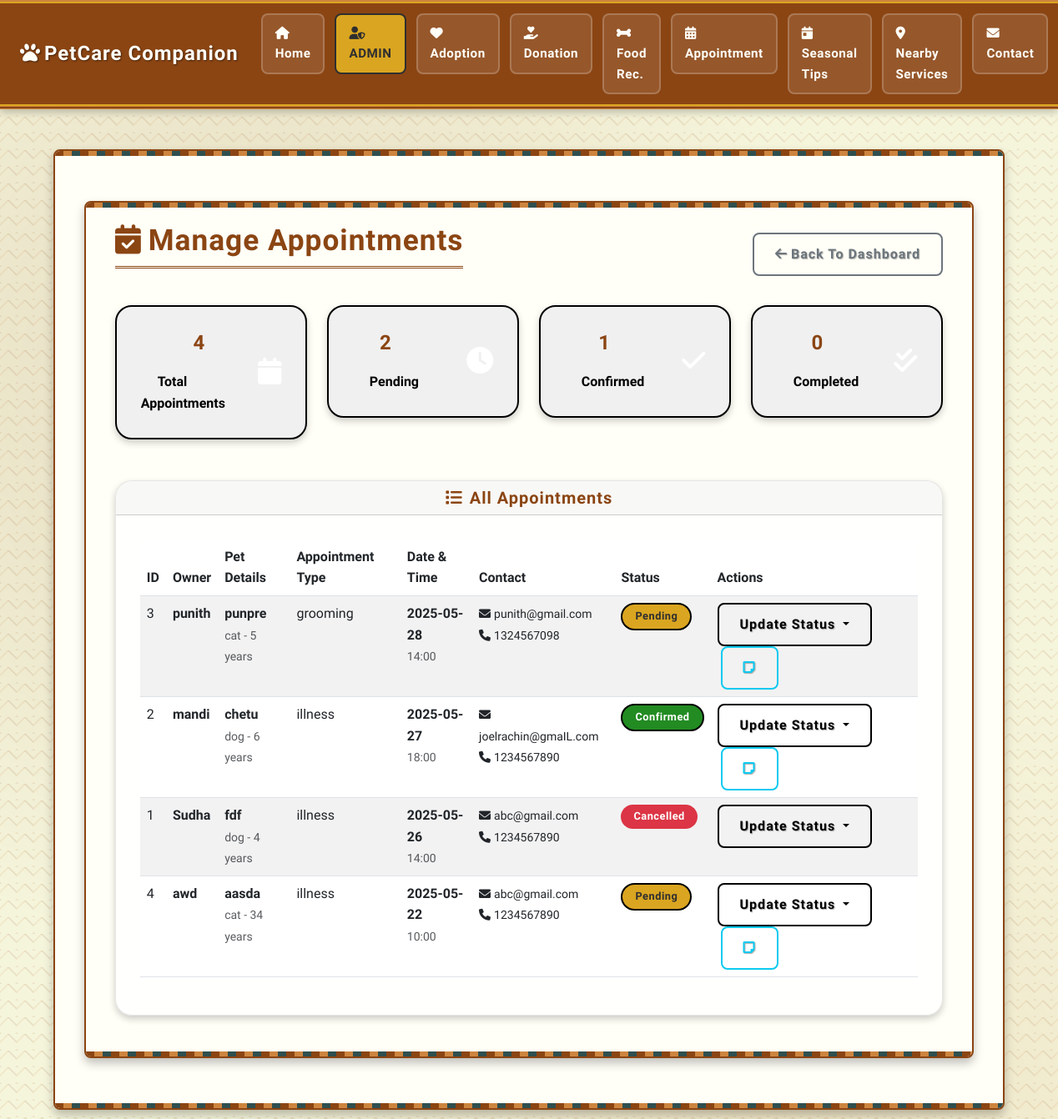
Page /admin/appointments (signed in, upper part) on the earlier database version.
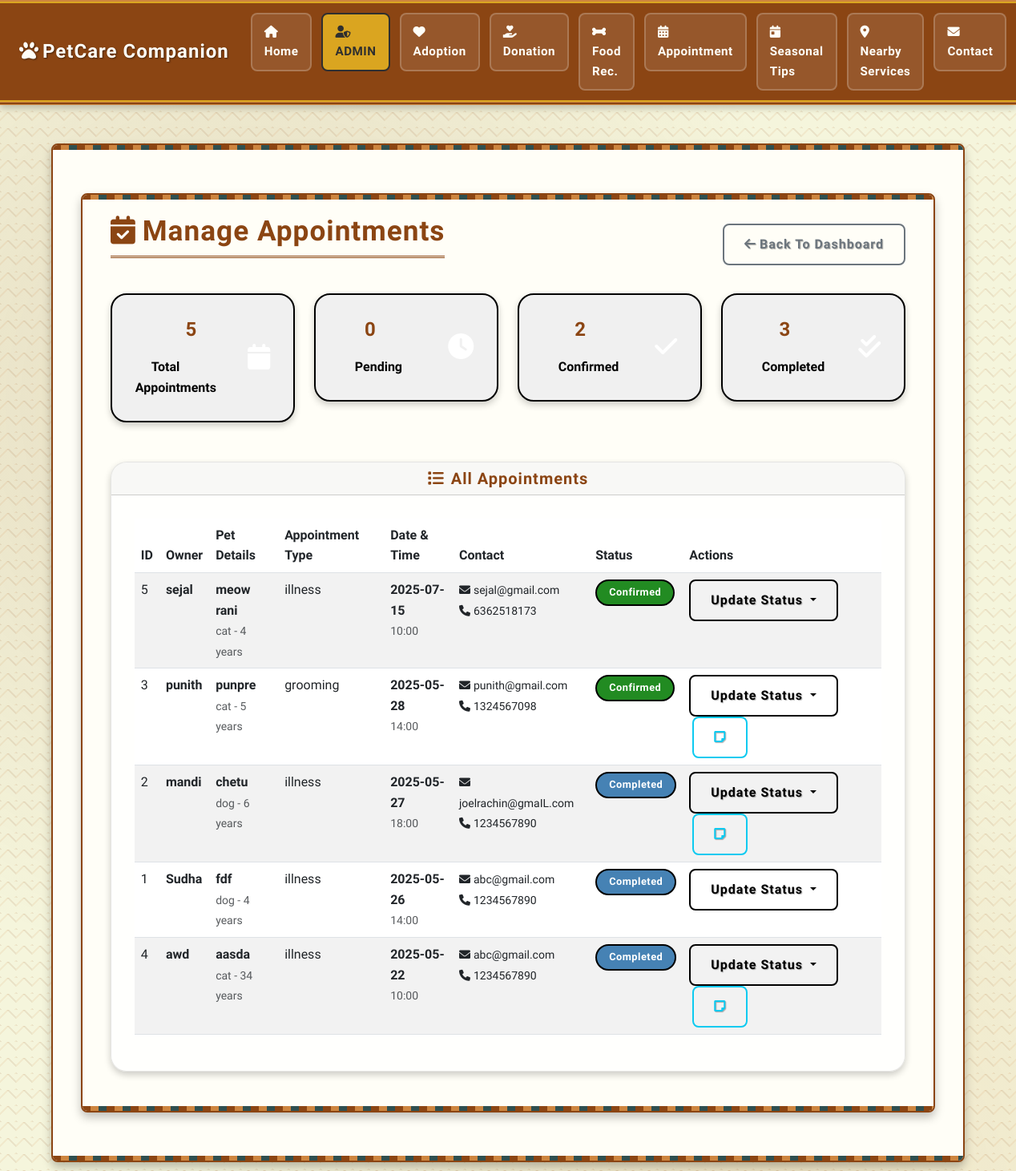
Same page on the later database version.
### app.py (models this page shows)
class Appointment(db.Model):
    __tablename__ = 'appointments'
    id = db.Column(db.Integer, primary_key=True)
    owner_name = db.Column(db.String(100), nullable=False)
    email = db.Column(db.String(120), nullable=False)
    phone = db.Column(db.String(20), nullable=False)
    pet_name = db.Column(db.String(100), nullable=False)
    pet_type = db.Column(db.String(50), nullable=False)
    pet_age = db.Column(db.String(50), nullable=False)
    age_unit = db.Column(db.String(20), nullable=False)
    appointment_type = db.Column(db.String(100), nullable=False)
    appointment_date = db.Column(db.Date, nullable=False)
    appointment_time = db.Column(db.Time, nullable=False)
    notes = db.Column(db.Text)
    status = db.Column(db.String(50), default='pending')  # pending, confirmed, completed, cancelled
    created_at = db.Column(db.DateTime, default=datetime.utcnow)
    updated_at = db.Column(db.DateTime, default=datetime.utcnow, onupdate=datetime.utcnow)
    def to_dict(self):
        return {
            'id': self.id,
            'owner_name': self.owner_name,
            'email': self.email,
            'phone': self.phone,
            'pet_name': self.pet_name,
            'pet_type': self.pet_type,
            'pet_age': self.pet_age,
            'age_unit': self.age_unit,
            'appointment_type': self.appointment_type,
            'appointment_date': self.appointment_date.strftime('%Y-%m-%d') if self.appointment_date else None,
            'appointment_time': self.appointment_time.strftime('%H:%M') if self.appointment_time else None,
            'notes': self.notes,
            'status': self.status,
            'created_at': self.created_at.strftime('%Y-%m-%d %H:%M') if self.created_at else None
        }

### app.py (the view)
@app.route('/admin/appointments')
def admin_appointments():
    if not session.get('admin_logged_in'):
        flash('Please log in to access admin panel!', 'error')
        return redirect(url_for('admin_login'))
    appointments = Appointment.query.order_by(Appointment.appointment_date.desc()).all()
    appointments_dict = [appointment.to_dict() for appointment in appointments]
    return render_template('admin/appointments.html', appointments=appointments_dict)

### templates/admin/appointments.html (shortened to what this page needs)
{% extends "base.html" %}
{% block content %}
<div class="container py-4">
    <div class="d-flex justify-content-between align-items-center mb-4">
        <h1><i class="fas fa-calendar-check me-2"></i>Manage Appointments</h1>
        <a href="{{ url_for('admin_dashboard') }}" class="btn btn-outline-secondary">
            <i class="fas fa-arrow-left me-1"></i>Back to Dashboard
        </a>
    </div>
    <div class="row mb-4">
        <div class="col-md-3">
            <div class="card bg-primary text-white">
                <div class="card-body">
                    <div class="d-flex justify-content-between">
                        <div>
                            <h4>{{ appointments|length }}</h4>
                            <p class="mb-0">Total Appointments</p>
                        </div>
                        <div class="align-self-center">
                            <i class="fas fa-calendar fa-2x"></i>
                        </div>
                    </div>
                </div>
            </div>
        </div>
        <div class="col-md-3">
            <div class="card bg-warning text-white">
                <div class="card-body">
                    <div class="d-flex justify-content-between">
                        <div>
                            <h4>{{ appointments|selectattr("status", "equalto", "pending")|list|length }}</h4>
                            <p class="mb-0">Pending</p>
                        </div>
                        <div class="align-self-center">
                            <i class="fas fa-clock fa-2x"></i>
                        </div>
                    </div>
                </div>
            </div>
        </div>
        <div class="col-md-3">
            <div class="card bg-success text-white">
                <div class="card-body">
                    <div class="d-flex justify-content-between">
                        <div>
                            <h4>{{ appointments|selectattr("status", "equalto", "confirmed")|list|length }}</h4>
                            <p class="mb-0">Confirmed</p>
                        </div>
                        <div class="align-self-center">
                            <i class="fas fa-check fa-2x"></i>
                        </div>
                    </div>
                </div>
            </div>
        </div>
        <div class="col-md-3">
            <div class="card bg-info text-white">
                <div class="card-body">
                    <div class="d-flex justify-content-between">
                        <div>
                            <h4>{{ appointments|selectattr("status", "equalto", "completed")|list|length }}</h4>
                            <p class="mb-0">Completed</p>
                        </div>
                        <div class="align-self-center">
                            <i class="fas fa-check-double fa-2x"></i>
                        </div>
                    </div>
                </div>
            </div>
        </div>
    </div>
    <div class="card">
        <div class="card-header">
            <h5 class="mb-0"><i class="fas fa-list me-2"></i>All Appointments</h5>
        </div>
        <div class="card-body">
            {% if appointments %}
                <div class="table-responsive">
                    <table class="table table-striped">
                        <thead>
                            <tr>
                                <th>ID</th>
                                <th>Owner</th>
                                <th>Pet Details</th>
                                <th>Appointment Type</th>
                                <th>Date & Time</th>
                                <th>Contact</th>
                                <th>Status</th>
                                <th>Actions</th>
                            </tr>
                        </thead>
                        <tbody>
                            {% for appointment in appointments %}
                            <tr>
                                <td>{{ appointment.id }}</td>
                                <td>
                                    <strong>{{ appointment.owner_name }}</strong>
                                </td>
                                <td>
                                    <strong>{{ appointment.pet_name }}</strong><br>
                                    <small class="text-muted">{{ appointment.pet_type }} - {{ appointment.pet_age }} {{ appointment.age_unit }}</small>
                                </td>
                                <td>{{ appointment.appointment_type }}</td>
                                <td>
                                    <strong>{{ appointment.appointment_date }}</strong><br>
                                    <small class="text-muted">{{ appointment.appointment_time }}</small>
                                </td>
                                <td>
                                    <small>
                                        <i class="fas fa-envelope me-1"></i>{{ appointment.email }}<br>
                                        <i class="fas fa-phone me-1"></i>{{ appointment.phone }}
                                    </small>
                                </td>
                                <td>
                                    <span class="badge bg-{{ 'warning' if appointment.status == 'pending' else 'success' if appointment.status == 'confirmed' else 'info' if appointment.status == 'completed' else 'danger' }}">
                                        {{ appointment.status|title }}
                                    </span>
                                </td>
                                <td>
                                    <div class="btn-group" role="group">
                                        <button type="button" class="btn btn-sm btn-outline-primary dropdown-toggle" data-bs-toggle="dropdown">
                                            Update Status
                                        </button>
                                    </div>
                                    {% if appointment.notes %}
                                    <button type="button" class="btn btn-sm btn-outline-info ms-1" data-bs-toggle="modal" data-bs-target="#notesModal{{ appointment.id }}">
                                        <i class="fas fa-sticky-note"></i>
                                    </button>
                                    {% endif %}
                                </td>
                            </tr>
                            {% endfor %}
                        </tbody>
                    </table>
                </div>
            {% else %}
                <div class="text-center py-4">
                    <i class="fas fa-calendar-times fa-3x text-muted mb-3"></i>
                    <h5 class="text-muted">No appointments found</h5>
                    <p class="text-muted">Appointments will appear here when users book them.</p>
                </div>
            {% endif %}
        </div>
    </div>
</div>
{% endblock %}

### templates/base.html (shortened to what this page needs)
<!DOCTYPE html>
<html lang="en">
<head>
    <link href="https://cdn.jsdelivr.net/npm/bootstrap@5.3.0/dist/css/bootstrap.min.css" rel="stylesheet">
    <link rel="stylesheet" href="https://cdnjs.cloudflare.com/ajax/libs/font-awesome/6.0.0-beta3/css/all.min.css">
    <link rel="stylesheet" href="{{ url_for('static', filename='css/style.css') }}">
</head>
<body class="{% block body_class %}{% endblock %}">
    <nav class="navbar navbar-expand-lg navbar-dark navbar-custom">
        <div class="container-fluid">
            <a class="navbar-brand fw-bold" href="{{ url_for('home') }}">
                <i class="fas fa-paw me-1"></i>PetCare Companion
            </a>
            <div class="collapse navbar-collapse" id="navbarNav">
                <ul class="navbar-nav ms-auto">
                    <li class="nav-item">
                        <a class="nav-link" href="{{ url_for('home') }}">
                            <i class="fas fa-home me-1"></i> Home
                        </a>
                    </li>
                    <li class="nav-item">
                        <a class="nav-link admin-link" href="/admin">
                            <i class="fas fa-user-shield me-1"></i> ADMIN
                        </a>
                    </li>
                    <li class="nav-item">
                        <a class="nav-link" href="{{ url_for('adoption') }}">
                            <i class="fas fa-heart me-1"></i> Adoption
                        </a>
                    </li>
                    <li class="nav-item">
                        <a class="nav-link" href="{{ url_for('donation') }}">
                            <i class="fas fa-hand-holding-heart me-1"></i> Donation
                        </a>
                    </li>
                    <li class="nav-item">
                        <a class="nav-link" href="{{ url_for('food_recommendation') }}">
                            <i class="fas fa-bone me-1"></i> Food Rec.
                        </a>
                    </li>
                    <li class="nav-item">
                        <a class="nav-link" href="{{ url_for('appointment') }}">
                            <i class="fas fa-calendar-alt me-1"></i> Appointment
                        </a>
                    </li>
                    <li class="nav-item">
                        <a class="nav-link" href="{{ url_for('seasonal_tips') }}">
                            <i class="fas fa-calendar-day me-1"></i> Seasonal Tips
                        </a>
                    </li>
                    <li class="nav-item">
                        <a class="nav-link" href="{{ url_for('nearby_services') }}">
                            <i class="fas fa-map-marker-alt me-1"></i> Nearby Services
                        </a>
                    </li>
                    <li class="nav-item">
                        <a class="nav-link" href="{{ url_for('contact') }}">
                            <i class="fas fa-envelope me-1"></i> Contact
                        </a>
                    </li>
                </ul>
            </div>
        </div>
    </nav>
    <main class="container my-5">
        {% block content %}{% endblock %}
    </main>
</body>
</html>

Differences in the rows shown:
added Appointment: id "5", owner_name "sejal", pet_name "meow rani", pet_type "cat", pet_age "4", age_unit "years", appointment_type "illness", appointment_date "2025-07-15", appointment_time "10:00", email "sejal@gmail.com", phone "6362518173", status "Confirmed"
changed Appointment "punith": status "Pending" → "Confirmed"
changed Appointment "mandi": status "Confirmed" → "Completed"
changed Appointment "Sudha": status "Cancelled" → "Completed"
changed Appointment "awd": status "Pending" → "Completed"
Other differences:
{{ appointments|length }}: "4" → "5"
{{ appointments|selectattr("status", "equalto", "pending")|list|length }}: "2" → "0"
{{ appointments|selectattr("status", "equalto", "confirmed")|list|length }}: "1" → "2"
{{ appointments|selectattr("status", "equalto", "completed")|list|length }}: "0" → "3"
